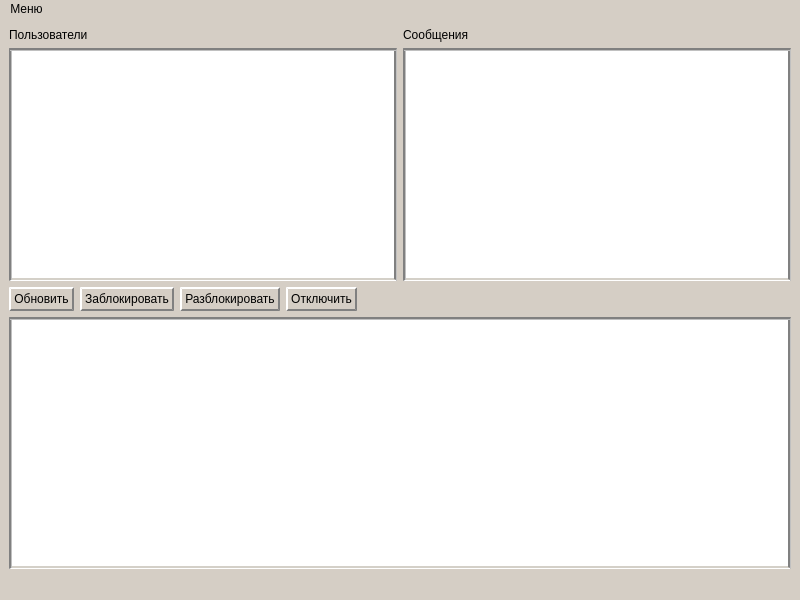
<?xml version="1.0" encoding="UTF-8"?>
<ui version="4.0">
 <class>MainWindow</class>
 <widget class="QMainWindow" name="MainWindow">
  <property name="geometry">
   <rect>
    <x>0</x>
    <y>0</y>
    <width>800</width>
    <height>600</height>
   </rect>
  </property>
  <property name="windowTitle">
   <string>MainWindow</string>
  </property>
  <property name="styleSheet">
   <string notr="true">background-color: rgb(213, 206, 197);
</string>
  </property>
  <widget class="QWidget" name="centralwidget">
   <layout class="QVBoxLayout" name="verticalLayout_3">
    <item>
     <layout class="QHBoxLayout" name="horizontalLayout_2">
      <item>
       <layout class="QVBoxLayout" name="verticalLayout">
        <item>
         <widget class="QLabel" name="label">
          <property name="styleSheet">
           <string notr="true">color: rgb(0, 0, 0);
font: 14pt &quot;Tahoma&quot;;</string>
          </property>
          <property name="text">
           <string>Пользователи</string>
          </property>
         </widget>
        </item>
        <item>
         <widget class="QTableWidget" name="userTableWidget">
          <property name="styleSheet">
           <string notr="true">background-color: rgb(255, 255, 255);
color: black;
border-width: 3px;
border-style: groove;
border-top-color: rgb(128, 128, 128);
border-left-color: rgb(128, 128, 128);
border-right-color: rgb(128, 128, 128);
border-bottom-color: rgb(212, 208, 200);
padding: 2px;
font: 14pt &quot;Tahoma&quot;;</string>
          </property>
         </widget>
        </item>
       </layout>
      </item>
      <item>
       <layout class="QVBoxLayout" name="verticalLayout_2">
        <item>
         <widget class="QLabel" name="label_2">
          <property name="styleSheet">
           <string notr="true">color: rgb(0, 0, 0);
font: 14pt &quot;Tahoma&quot;;</string>
          </property>
          <property name="text">
           <string>Сообщения</string>
          </property>
         </widget>
        </item>
        <item>
         <widget class="QTextBrowser" name="messageTextBrowser">
          <property name="styleSheet">
           <string notr="true">background-color: rgb(255, 255, 255);
color: black;
border-width: 3px;
border-style: groove;
border-top-color: rgb(128, 128, 128);
border-left-color: rgb(128, 128, 128);
border-right-color: rgb(128, 128, 128);
border-bottom-color: rgb(212, 208, 200);
padding: 2px;
font: 14pt &quot;Tahoma&quot;;</string>
          </property>
         </widget>
        </item>
       </layout>
      </item>
     </layout>
    </item>
    <item>
     <layout class="QHBoxLayout" name="horizontalLayout">
      <item>
       <widget class="QPushButton" name="refreshButton">
        <property name="styleSheet">
         <string notr="true">background-color: rgb(213, 206, 197);
color: rgb(0, 0, 0);
border-width: 2px;
border-style: outset;
border-top-color: rgb(212, 208, 200);
border-left-color: rgb(212, 208, 200);
border-right-color: rgb(128, 128, 128);
border-bottom-color: rgb(128, 128, 128);
padding: 3px;
font: 14pt &quot;Tahoma&quot;;
</string>
        </property>
        <property name="text">
         <string>Обновить</string>
        </property>
       </widget>
      </item>
      <item>
       <widget class="QPushButton" name="banButton">
        <property name="styleSheet">
         <string notr="true">background-color: rgb(213, 206, 197);
color: rgb(0, 0, 0);
border-width: 2px;
border-style: outset;
border-top-color: rgb(212, 208, 200);
border-left-color: rgb(212, 208, 200);
border-right-color: rgb(128, 128, 128);
border-bottom-color: rgb(128, 128, 128);
padding: 3px;
font: 14pt &quot;Tahoma&quot;;
</string>
        </property>
        <property name="text">
         <string>Заблокировать</string>
        </property>
       </widget>
      </item>
      <item>
       <widget class="QPushButton" name="unBanButton">
        <property name="styleSheet">
         <string notr="true">background-color: rgb(213, 206, 197);
color: rgb(0, 0, 0);
border-width: 2px;
border-style: outset;
border-top-color: rgb(212, 208, 200);
border-left-color: rgb(212, 208, 200);
border-right-color: rgb(128, 128, 128);
border-bottom-color: rgb(128, 128, 128);
padding: 3px;
font: 14pt &quot;Tahoma&quot;;
</string>
        </property>
        <property name="text">
         <string>Разблокировать</string>
        </property>
       </widget>
      </item>
      <item>
       <widget class="QPushButton" name="kickButton">
        <property name="styleSheet">
         <string notr="true">background-color: rgb(213, 206, 197);
color: rgb(0, 0, 0);
border-width: 2px;
border-style: outset;
border-top-color: rgb(212, 208, 200);
border-left-color: rgb(212, 208, 200);
border-right-color: rgb(128, 128, 128);
border-bottom-color: rgb(128, 128, 128);
padding: 3px;
font: 14pt &quot;Tahoma&quot;;
</string>
        </property>
        <property name="text">
         <string>Отключить</string>
        </property>
       </widget>
      </item>
      <item>
       <spacer name="horizontalSpacer">
        <property name="orientation">
         <enum>Qt::Orientation::Horizontal</enum>
        </property>
        <property name="sizeHint" stdset="0">
         <size>
          <width>40</width>
          <height>20</height>
         </size>
        </property>
       </spacer>
      </item>
     </layout>
    </item>
    <item>
     <widget class="QTextBrowser" name="logBrowser">
      <property name="styleSheet">
       <string notr="true">background-color: rgb(255, 255, 255);
color: black;
border-width: 3px;
border-style: groove;
border-top-color: rgb(128, 128, 128);
border-left-color: rgb(128, 128, 128);
border-right-color: rgb(128, 128, 128);
border-bottom-color: rgb(212, 208, 200);
padding: 2px;
font: 14pt &quot;Tahoma&quot;;</string>
      </property>
     </widget>
    </item>
   </layout>
  </widget>
  <widget class="QMenuBar" name="menubar">
   <property name="geometry">
    <rect>
     <x>0</x>
     <y>0</y>
     <width>800</width>
     <height>24</height>
    </rect>
   </property>
   <widget class="QMenu" name="menu">
    <property name="title">
     <string>Меню</string>
    </property>
    <addaction name="actionConnectTCP"/>
    <addaction name="actionDisconnectTCP"/>
   </widget>
   <addaction name="menu"/>
  </widget>
  <widget class="QStatusBar" name="statusbar"/>
  <action name="actionConnectTCP">
   <property name="text">
    <string>Включить сервер</string>
   </property>
  </action>
  <action name="actionDisconnectTCP">
   <property name="text">
    <string>Отключить сервер</string>
   </property>
  </action>
 </widget>
 <resources/>
 <connections/>
</ui>
